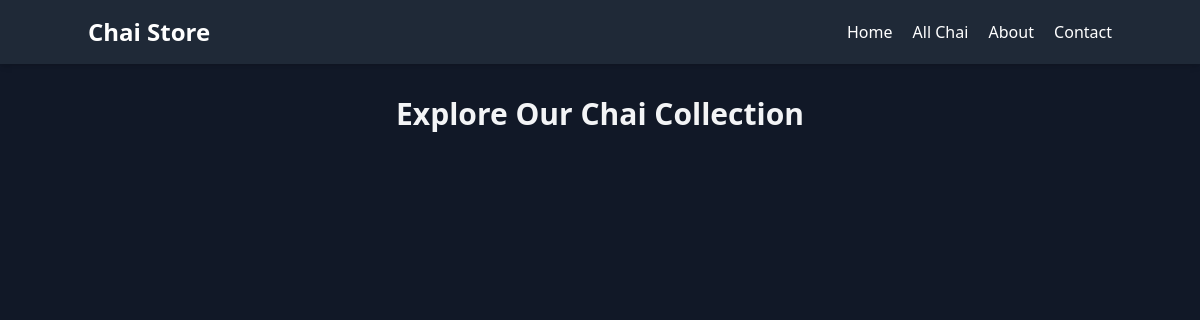
Page /chai/ on the earlier database version.
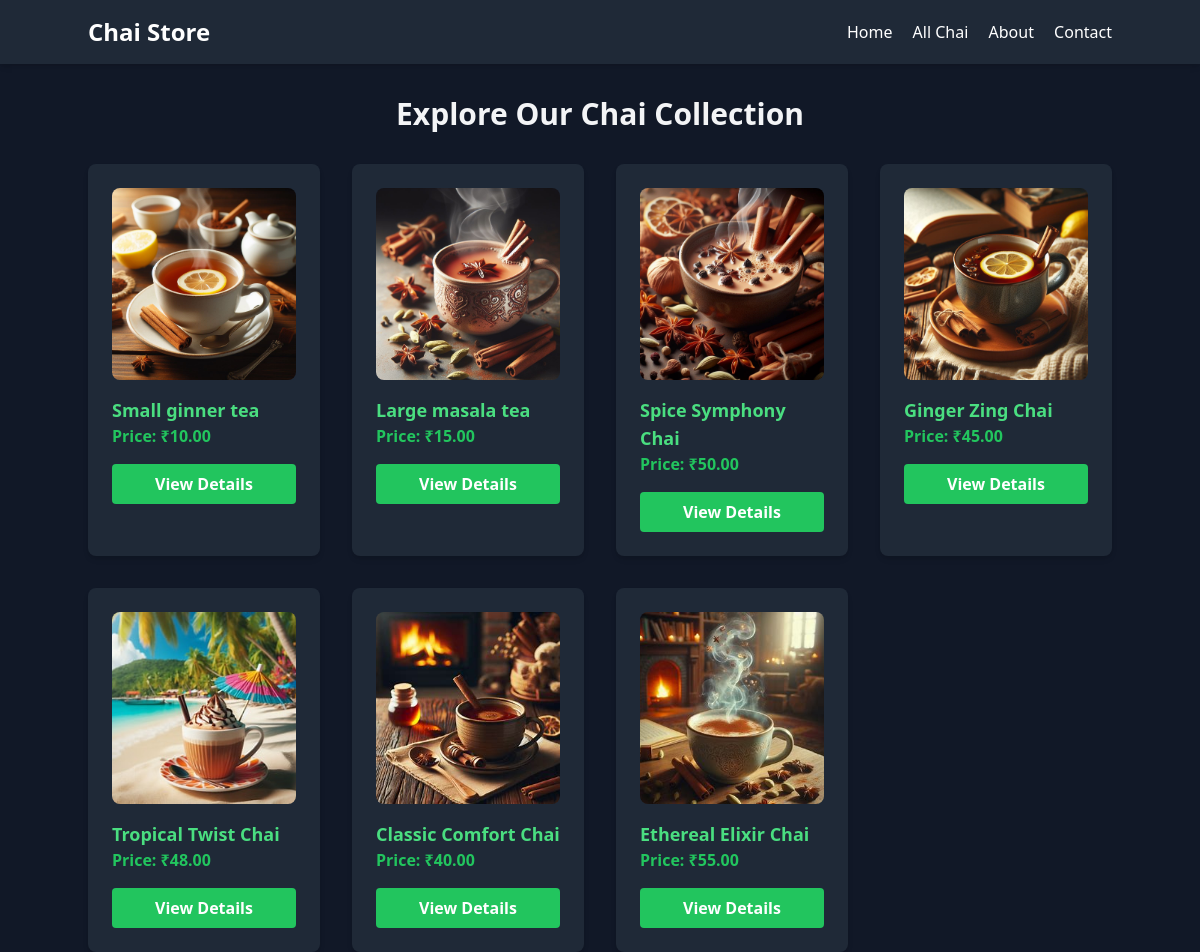
Same page on the later database version.
### chai/models.py (models this page shows, shortened)
class ChaiVariety(models.Model):
  CHAI_TYPE_CHOICES = [
    ('ML', 'MASALA'),
    ('GR', 'GINGER'),
    ('KL', 'KIWI'),
    ('PL', 'PLAIN'),
    ('EL', 'ELAICHI'),
  ]
  name = models.CharField(max_length=100)
  image = models.ImageField(upload_to='chais/')
  date_added = models.DateTimeField(default=timezone.now)
  type = models.CharField(max_length=2, choices=CHAI_TYPE_CHOICES, default='ML')
  description = models.TextField(default='')
  price = models.DecimalField(max_digits=10, decimal_places=2, default=0 )

### chai/views.py (the view)
# urls.py: path('', views.allchai, name='allchai'),
def allchai(request):
  chais = ChaiVariety.objects.all()
  return render(request, 'chai/allchai.html', {'chais': chais})

### chai/templates/chai/allchai.html (shortened to what this page needs)
{% extends "layout.html" %}
{% block content %}
<h1 class="text-3xl font-bold mb-8 text-gray-100">Explore Our Chai Collection</h1>
<div class="grid grid-cols-1 sm:grid-cols-2 md:grid-cols-3 lg:grid-cols-4 gap-8">
    {% for chai in chais %}
    <div class="chai-item bg-gray-800 rounded-lg shadow-md p-6">
        <img class="rounded-lg mb-4 w-full h-48 object-cover" src="{{ chai.image.url }}" alt="{{ chai.name }}">
        <h3 class="text-lg font-semibold text-green-400">{{ chai.name }}</h3>
        <p class="text-gray-300">
            <span class="font-bold text-green-500">Price: ₹{{ chai.price }}</span>
        </p>
        <a href="{% url 'chai_detail' chai.id %}">
            <button type="button"
            class="bg-green-500 hover:bg-green-600 w-full text-white font-bold py-2 px-4 rounded mt-4">
                View Details
            </button>
        </a>
    </div>
    {% endfor %}
</div>
{% endblock %}

### templates/layout.html (shortened to what this page needs)
{% load static tailwind_tags %}
<!DOCTYPE html>
<html lang="en">
<head>
    <link rel="stylesheet" href="{% static 'style.css' %}">
    {% tailwind_css %}
</head>
<body class="bg-gray-900 text-gray-200">
    <nav class="bg-gray-800 p-4 shadow-md">
        <div class="container mx-auto flex justify-between items-center">
            <a href="/" class="text-2xl font-bold text-white">Chai Store</a>
            <div class="space-x-4">
                <a href="/" class="text-white hover:text-gray-200">Home</a>
                <a href="{% url 'allchai' %}" class="text-white hover:text-gray-200">All Chai</a>
                <a href="/about" class="text-white hover:text-gray-200">About</a>
                <a href="/contact" class="text-white hover:text-gray-200">Contact</a>
            </div>
        </div>
    </nav>
    <div class="container mx-auto mt-8">
        {% block content %}
        {% endblock %}
    </div>
</body>
</html>

### static/style.css (style rules this page uses)
body { background-color: #333131; color: aliceblue; }
h1 { text-align: center; font-style: 2em; }

Differences in the rows shown:
added ChaiVariety: image (picture), name "Small ginner tea", price "10.00"
added ChaiVariety: image (picture), name "Large masala tea", price "15.00"
added ChaiVariety: image (picture), name "Spice Symphony Chai", price "50.00"
added ChaiVariety: image (picture), name "Ginger Zing Chai", price "45.00"
added ChaiVariety: image (picture), name "Tropical Twist Chai", price "48.00"
added ChaiVariety: image (picture), name "Classic Comfort Chai", price "40.00"
added ChaiVariety: image (picture), name "Ethereal Elixir Chai", price "55.00"
